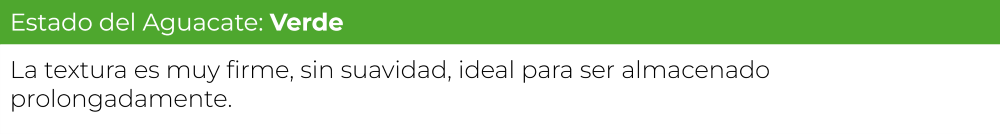
#> input picture verde.png, 1000 x 134 px, found by its file name; its folder holds 5 pictures in this run
$ python -i Final.py   (imports and definitions only)
#> lines starting #> are read from the running program, lines starting #| are printed output that depends on the picture
from tkinter import *
from PIL import Image, ImageTk
import numpy as np
import imutils
import cv2

def clean():
    lblimg.config(image='')

# [102 lines left out: functions images, actualizar_video, not called in this run]

def pantalla_principal():
    global cap, lblVideo, lblVideo2, pantalla, img_verde, img_premad, img_mad, img_sobmad

    # Ventana principal
    pantalla = Tk()
    pantalla.title("Guac-AI")
    pantalla.geometry("1280x720")

    # Asignación de fondo
    bgimg = PhotoImage(file="bg.PNG")
    background = Label(pantalla, image=bgimg, text="Inicio")
    background.place(relx=0, rely=0, relwidth=1, relheight=1)

    # Video
    lblVideo = Label(pantalla)
    lblVideo.place(x=140, y=170)  # Pantalla original
    lblVideo2 = Label(pantalla)
    lblVideo2.place(x=675, y=170)  # Pantalla HSV

    # Informacion
    img_verde = cv2.imread("verde.PNG")
#> img_verde is the input picture: shape (134, 1000, 3); mean B, G, R 183.4, 221.9, 193.6
    img_premad = cv2.imread("premaduro.png")
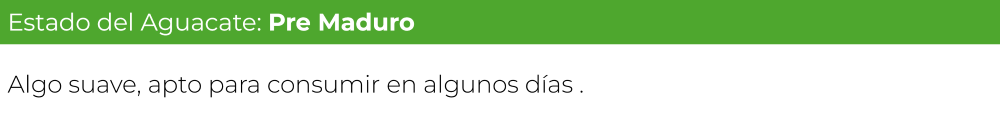
#> input picture premaduro.png, 1000 x 134 px
#> img_premad is the input picture: shape (134, 1000, 3); mean B, G, R 186.4, 224.4, 196.5
    img_mad = cv2.imread("maduro.png")
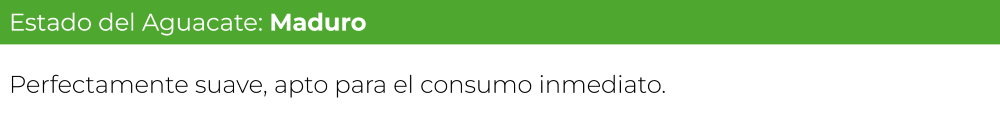
#> input picture maduro.png, 1000 x 134 px
#> img_mad is the input picture: shape (134, 1000, 3); mean B, G, R 185.3, 223.7, 195.4
    img_sobmad = cv2.imread("sobremaduro.png")
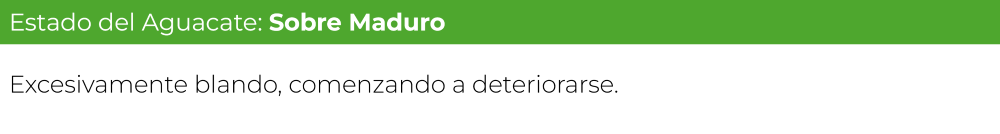
#> input picture sobremaduro.png, 1000 x 134 px
#> img_sobmad is the input picture: shape (134, 1000, 3); mean B, G, R 186.5, 224.3, 196.5

    # Camara
    global cap
#> (the run stopped early here; a loop or call above may not have finished)
